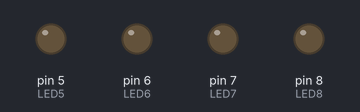
Bench run of a sketch on a simulated Arduino Uno, built with avr-gcc and run on an emulated ATmega328P. Parts: output pins drawn as LEDs (lit = HIGH).

Above: at 0.5 s.
At 2.5 s:
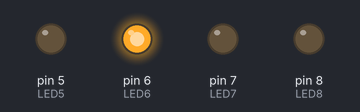
At 4.5 s:
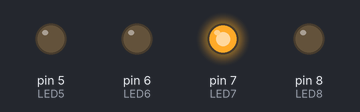
At 9.5 s:
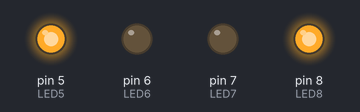
At 13.5 s:
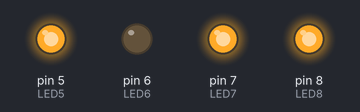
At 18.5 s:
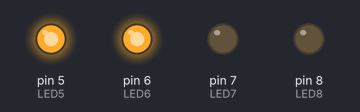
Timing chart, 0 to 19.5 s (numbered marks = the images above):
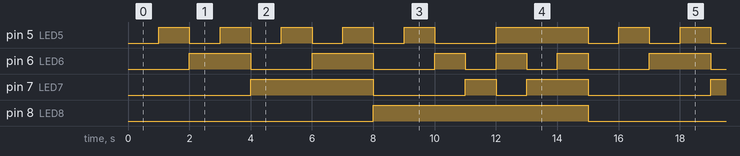

The sketch:

Programa_4.ino
```cpp
/*************************************************************************
**                                                                      **
**                                  Serial                              **
**       Joan torrescasana                             5/03/2017       **
*************************************************************************/

//****** Includes  *******************************************************


//****** Variables *******************************************************

int LED5 = 5;                        // LED5 es el pin digital 5
int LED6 = 6;                         // LED6 es el pin digital 6
int LED7 = 7;                         // LED7 es el pin digital 7
int LED8 = 8;                         // LED8 es el pin digital 8
int temp=1000;                      //variable per delay1 segon


//********** SETUP ****************************************************************
void setup()
{                                     // S'executa un sol cop

  pinMode(LED5, OUTPUT);              // defineix el pin 5 com a sortida
  pinMode(LED6, OUTPUT);              // defineix el pin 6 com a sortida
  pinMode(LED7, OUTPUT);              // defineix el pin 7 com a sortida
  pinMode(LED8, OUTPUT);              // defineix el pin 8 com a sortida


}

//********** LOOP *****************************************************************
void loop()
{                                     // S'executa repetidament
 digitalWrite(LED5, LOW);
 digitalWrite(LED6, LOW);             // CONTA EL NUM 0
 digitalWrite(LED7, LOW);
 digitalWrite(LED8, LOW);
   delay(1000);
 digitalWrite(LED5, HIGH);
 digitalWrite(LED6, LOW);             // CONTA NUM 1
 digitalWrite(LED7, LOW);
 digitalWrite(LED8, LOW);
   delay(1000);
  digitalWrite(LED5, LOW);
 digitalWrite(LED6, HIGH);             // CONTA NUM 2
 digitalWrite(LED7, LOW);
 digitalWrite(LED8, LOW);
   delay(1000);
 digitalWrite(LED5, HIGH);
 digitalWrite(LED6, HIGH);             // CONTA NUM 3
 digitalWrite(LED7, LOW);
 digitalWrite(LED8, LOW);
   delay(1000);
 digitalWrite(LED5, LOW);
 digitalWrite(LED6, LOW);             // CONTA NUM 4
 digitalWrite(LED7, HIGH);
 digitalWrite(LED8, LOW);
   delay(1000);
 digitalWrite(LED5, HIGH);
 digitalWrite(LED6, LOW);             // CONTA NUM 5
 digitalWrite(LED7, HIGH);
 digitalWrite(LED8, LOW);
   delay(1000);
  digitalWrite(LED5, LOW);
 digitalWrite(LED6, HIGH);             // CONTA NUM 6
 digitalWrite(LED7, HIGH);
 digitalWrite(LED8, LOW);
   delay(1000);

 digitalWrite(LED5, HIGH);
 digitalWrite(LED6, HIGH);             // CONTA NUM 7
 digitalWrite(LED7, HIGH);
 digitalWrite(LED8, LOW);
   delay(1000);

 digitalWrite(LED5, LOW);
 digitalWrite(LED6, LOW);             // CONTA NUM 8
 digitalWrite(LED7, LOW);
 digitalWrite(LED8, HIGH);
   delay(1000);
 digitalWrite(LED5, HIGH);
 digitalWrite(LED6, LOW);             // CONTA NUM 9
 digitalWrite(LED7, LOW);
 digitalWrite(LED8, HIGH);
   delay(1000);
  digitalWrite(LED5, LOW);
 digitalWrite(LED6, HIGH);             // CONTA NUM 10
 digitalWrite(LED7, LOW);
 digitalWrite(LED8, HIGH);
   delay(1000);
  digitalWrite(LED5, LOW);
 digitalWrite(LED6, LOW);             // CONTA NUM 11
 digitalWrite(LED7, HIGH);
 digitalWrite(LED8, HIGH);
   delay(1000);
 digitalWrite(LED5, HIGH);
 digitalWrite(LED6, HIGH);             // CONTA NUM 12
 digitalWrite(LED7, LOW);
 digitalWrite(LED8, HIGH);
   delay(1000);

 digitalWrite(LED5, HIGH);
 digitalWrite(LED6, LOW);             // CONTA NUM 13
 digitalWrite(LED7, HIGH);
 digitalWrite(LED8, HIGH);
   delay(1000);

  digitalWrite(LED5, HIGH);
 digitalWrite(LED6, HIGH);             // CONTA NUM 15
 digitalWrite(LED7, HIGH);
 digitalWrite(LED8, HIGH);
   delay(1000);


}
```

Measured:
- by itself, pin 5 (LED5): repeats every 15.0 s: 4 × (LOW 1.0 s, HIGH 1.0 s), LOW 2.0 s, HIGH 3.0 s, LOW 1.0 s, HIGH 1.0 s
- by itself, pin 6 (LED6): repeats every 15.0 s: LOW 2.0 s, HIGH 2.0 s, LOW 2.0 s, 2 × (HIGH 1.0 s, LOW 1.0 s), HIGH 1.0 s, LOW 2.0 s, HIGH 2.0 s
- by itself, pin 7 (LED7): repeats every 15.0 s: LOW 3.0 s, HIGH 1.0 s, LOW 1.0 s, HIGH 2.0 s, LOW 4.0 s, HIGH 4.0 s
- by itself, pin 8 (LED8): alternates HIGH for 7.0 s and LOW for 8.0 s
